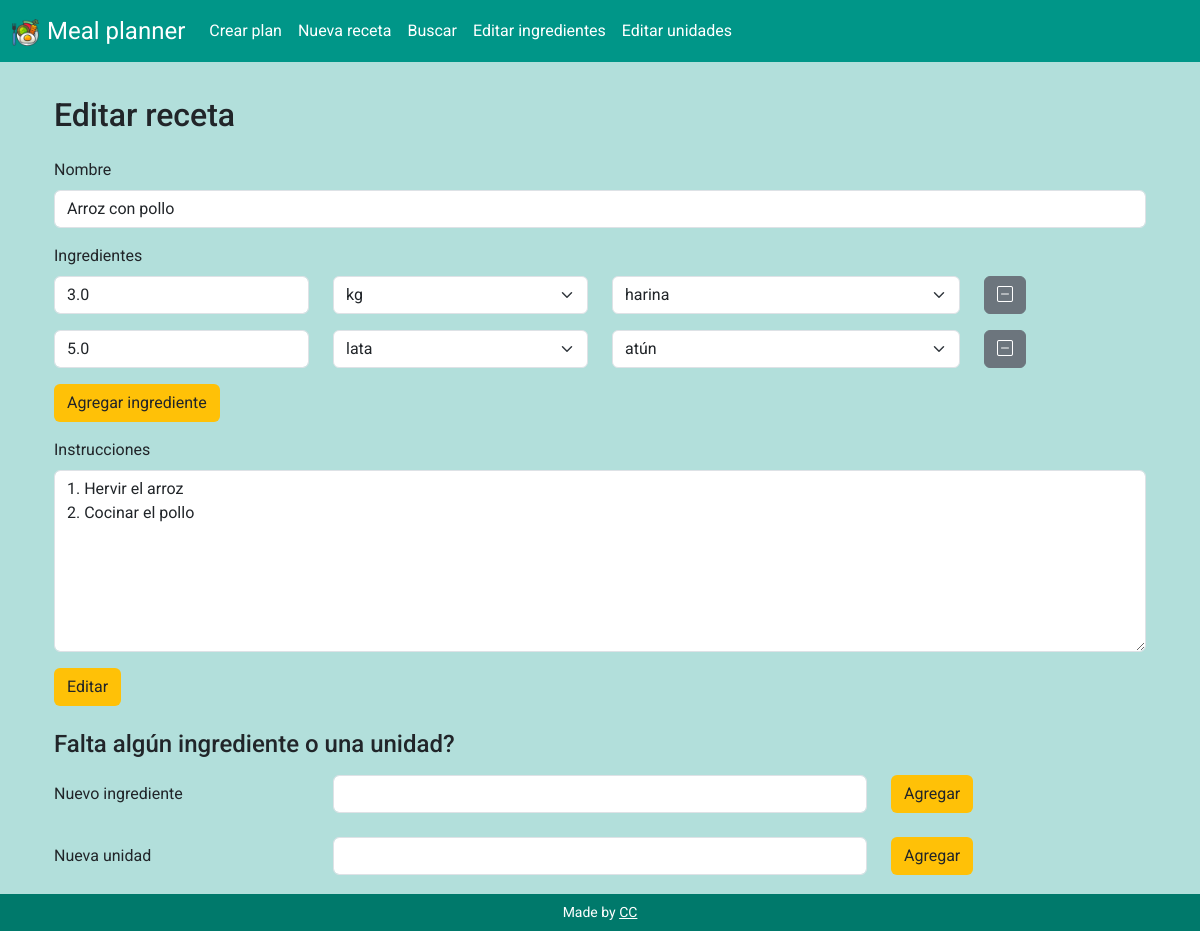
Page /edit_recipe?recipe_id=14 on the earlier database version.
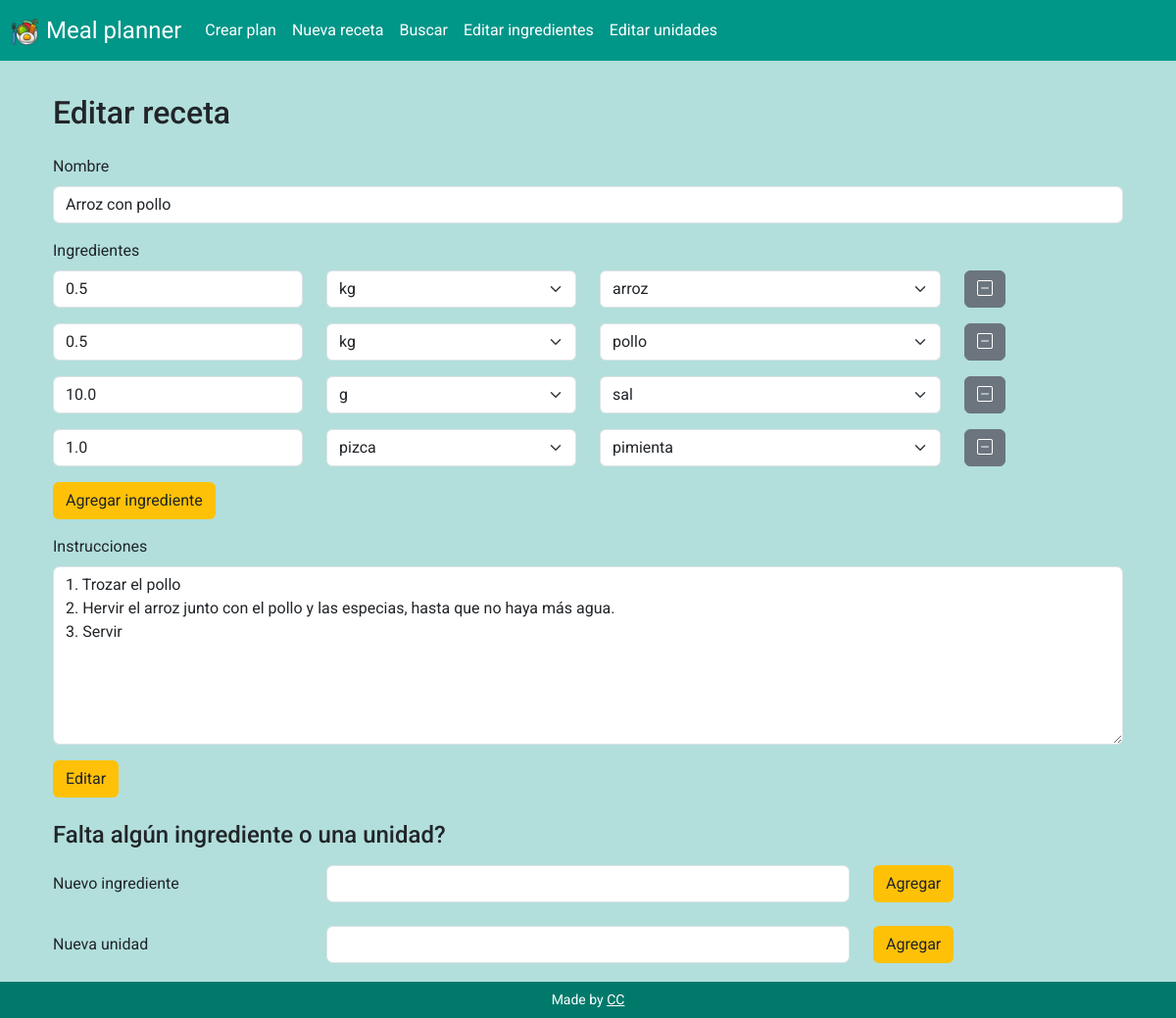
Same page on the later database version.
### tables this page shows
CREATE TABLE ing_used (recipe_id INTEGER NOT NULL, ing_id INTEGER NOT NULL, quantity FLOAT NOT NULL, unit_id INTEGER NOT NULL, FOREIGN KEY (recipe_id) REFERENCES recipes(id), FOREIGN KEY (ing_id) REFERENCES ingredients(id), FOREIGN KEY (unit_id) REFERENCES units(id));

CREATE TABLE recipes (id INTEGER PRIMARY KEY AUTOINCREMENT NOT NULL, name TEXT NOT NULL, instructions TEXT NOT NULL);

### app.py (the view)
@app.route("/edit_recipe", methods=["GET", "POST"])
def edit_recipe():
    if request.method == "POST":
        result = request.form
        recipe_id = request.form.get("recipe_id")
        recipe_name = request.form.get("recipe_name")
        if not recipe_name:
            return render_template('result.html', msg = "Please complete a recipe name")
        recipe_name = recipe_name.capitalize()
        instructions = request.form.get("recipe_instructions")
        if not instructions:
            return render_template('result.html', msg = "Please complete instructions for the recipe")
        try:
            with sqlite3.connect('meal_planner.db') as con:
                cur = con.cursor()
                cur.execute("UPDATE recipes SET name = ?, instructions = ? WHERE id = ?", (recipe_name, instructions, recipe_id))
                cur.execute("DELETE FROM ing_used WHERE recipe_id = ?", (recipe_id,))
                query_values = {}
                for input_name, input_value in result.items():
                    if input_name != "recipe_name" and input_name != "recipe_instructions" and input_name != "recipe_id":
                        number = input_name.split("_")[1]
                        category = input_name.split("_")[0]
                        if number not in query_values:
                            query_values[number] = [recipe_id, None, None, None]
                        if category == "ingredient":
                            query_values[number][1] = input_value
                        if category == "quantity":
                            query_values[number][2] = input_value
                        if category == "unit":
                            query_values[number][3] = input_value
                for row in query_values.values():
                    cur.execute("INSERT INTO ing_used (recipe_id, ing_id, quantity, unit_id) VALUES (?,?,?,?)", tuple(row))
                con.commit()
                msg = "Record successfully edited in the database"
        except Exception as e:
            con.rollback()
            msg = "Error in the UPDATE: " + str(e)
        finally:
            con.close()
            return render_template('result.html', msg=msg)
    else:
        recipe_id = request.args.get("recipe_id")
        return display_edit_recipe(recipe_id)

### app.py (called while the page is built)
def db_connect():
    con = sqlite3.connect("meal_planner.db")
    con.row_factory = sqlite3.Row
    cur = con.cursor()
    return cur

def db_close(con):
    con.close()

@app.after_request
def after_request(response):
    response.headers["Cache-Control"] = "no-cache, no-store, must-revalidate"
    response.headers["Expires"] = 0
    response.headers["Pragma"] = "no-cache"
    return response

### templates/edit_recipe.html (shortened to what the changed rows need)
{% extends "layout.html" %}
{% block main %}
<div class="container-fluid">
    <h2 class="pb-3">Editar receta</h2>
    <form action="/edit_recipe" method="post" class="mb-4">
        <div class="mb-3">
            <label for="recipe_name" class="form-label">Nombre</label>
            <input autofocus type="text" class="form-control" id="recipe_name" name="recipe_name"
                value="{{ recipe[0]['name'] }}">
        </div>
        <section id="ingredients">
            {% for ing in ing_used %}
            <div class="row mb-2" id="ing_{{ loop.index }}">
                <div class="col-sm-3 mb-2">
                    <input type="number" class="form-control" id="quantity_{{ loop.index }}" placeholder="Cantidad"
                        name="quantity_{{ loop.index }}" value="{{ ing["quantity"] }}" min="0" step="0.01">
                </div>
                <div class="col-sm-3 mb-2">
                    <select class="form-select  select-units" id="unit_{{ loop.index }}" name="unit_{{ loop.index }}">
                        {% for unit in units %}
                        {% if unit['id'] == ing['unit_id'] %}
                        <option value="{{unit['id']}}" selected>{{unit["name"]}}</option>
                        {% else %}
                        <option value="{{unit['id']}}">{{unit["name"]}}</option>
                        {% endif %}
                        {% endfor %}
                    </select>
                </div>
                <div class="col-sm-4 mb-2">
                    <select class="form-select select-ingredients" id="ingredient_{{ loop.index }}"
                        name="ingredient_{{ loop.index }}">
                        {% for ingredient in ingredients %}
                        {% if ingredient['id'] == ing['ing_id'] %}
                        <option value="{{ingredient['id']}}" selected>{{ingredient["name"]}}</option>
                        {% else %}
                        <option value="{{ingredient['id']}}">{{ingredient["name"]}}</option>
                        {% endif %}
                        {% endfor %}
                    </select>
                </div>
                <div class="col-auto mb-2">
                    <button type="button" class="btn btn-secondary minus-button" id="remove_ing_input_{{ loop.index }}">
                        <i class="bi bi-dash-square" id="remove_icon_{{ loop.index }}"></i>
                    </button>
                </div>
            </div>
            {% endfor %}
        </section>
        <div class="mb-3">
            <label for="recipe_instructions" class="form-label">Instrucciones</label>
            <textarea rows="7" class="form-control" id="recipe_instructions"
                name="recipe_instructions">{{ recipe[0]['instructions']}}</textarea>
        </div>
    </form>
</div>
{% endblock %}

Differences in the rows shown:
removed ing_used: quantity "3.0"
removed ing_used: quantity "5.0"
changed recipes "Arroz con pollo": recipe_instructions "1. Hervir el arroz 2. Cocinar el pollo" → "1. Trozar el pollo 2. Hervir el arroz junto con el pollo y las especias, hasta que no haya más agua. 3. Servir"
added ing_used: quantity "0.5"
added ing_used: quantity "0.5"
added ing_used: quantity "10.0"
added ing_used: quantity "1.0"
